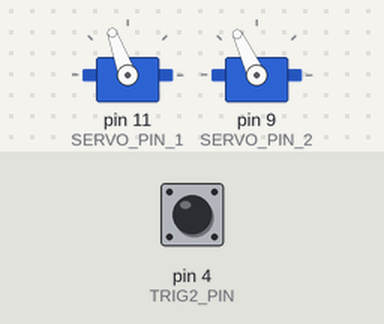
Bench run of a sketch on a simulated Arduino Uno, built with avr-gcc and run on an emulated ATmega328P. On the bench: 2 × servo. Inputs (shaded band) come from the test bench; at power-on: pin 4 (TRIG2_PIN) HIGH. Random numbers use the default seed unless the sketch sets one; what the sketch prints to the serial monitor is not drawn.

Above: at 1.2 s.
1.3 s: pin 4 (TRIG2_PIN) pulled LOW for 0.15 s
At 2.1 s:
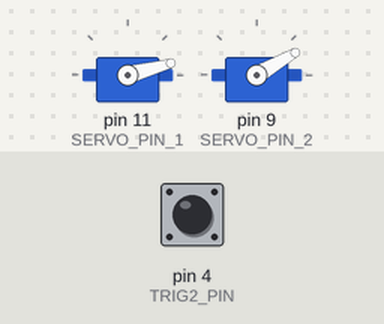
Timing chart, 0 to 10.4 s (numbered marks = the images above; inputs shaded):
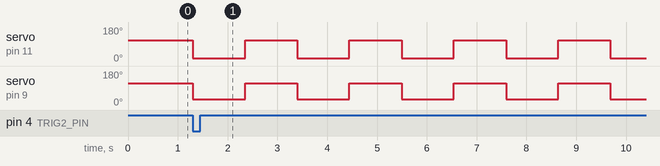

Measured:
- after the input at 1.3 s, servo on pin 11 (SERVO_PIN_1): alternates 110° for 1.0 s and 15° for 1.0 s, starting at once; servo on pin 9 (SERVO_PIN_2): alternates 115° for 1.0 s and 30° for 1.0 s, starting at once

The sketch:

kvak.ino
```cpp
//-------Настройки сервопривода-------------------
#define SERVO_PIN_1 11
#define MIN_POS_1 15 // Минимальная позиция сервопривода
#define MAX_POS_1 110
#define DELAY_1 1047


#define SERVO_PIN_2 9
#define MIN_POS_2 30 // Минимальная позиция сервопривода
#define MAX_POS_2 115 // Максимальная позиция сервопривода
#define DELAY_2 1047

#define TIME_ON 15000

#include <Servo.h>

int Red;

int Delay_Led;

Servo servo1;
Servo servo2;
int Pos;
unsigned long LastOn;
unsigned long LastOn_1;
unsigned long LastOn_2;
boolean flag = 0;
boolean flag_1;
boolean flag_2;
#include "FastLED.h"
//------------------
#define NUM_LEDS 35
#define PIN 5
#define BRIGHTNESS 255
#define MIN_HUE 110
#define MAX_HUE 170
#define MAX_BRIGH 255
#define MIN_BRIGH 200

#define MAX_DIST 80
#define AVER_DIST 40
#define MIN_DIST 20 // Меньше 15 не ставить!!!!!!!!!!!!!!!!!!

#define TRIG1_PIN 3
#define TRIG2_PIN 4
#define TRIG3_PIN 6
#define TRIG4_PIN 7

CRGB leds[NUM_LEDS];

int Dist;
int RanNum;
int Bright;
boolean Trig1;
boolean Trig2;
boolean Trig3;
boolean Trig4;

void setup() {
  servo1.attach(SERVO_PIN_1);
  servo2.attach(SERVO_PIN_2);
  servo1.write(MAX_POS_1);
  servo2.write(MAX_POS_2);
  //Pos = MIN_POS;

  FastLED.addLeds<WS2811, PIN, GRB>(leds, NUM_LEDS).setCorrection( TypicalLEDStrip );
  FastLED.setBrightness(BRIGHTNESS);
  pinMode(PIN, OUTPUT);
  pinMode(TRIG1_PIN, INPUT_PULLUP);
  pinMode(TRIG2_PIN, INPUT_PULLUP);
  pinMode(TRIG3_PIN, INPUT_PULLUP);
  pinMode(TRIG4_PIN, INPUT_PULLUP);
  Serial.begin(9600);

}

void loop()
{
  Trig2 = !digitalRead(TRIG2_PIN);
  //Trig1 = !digitalRead(TRIG1_PIN);
  //Serial.println(Trig2);
  if (Trig2 == 0 && flag == 1) flag = 0;
  if (Trig2 == 1 && flag == 0)
  {
    LastOn = millis();
    flag = 1;
    while (millis() - LastOn < TIME_ON)
    {
      servoOn1(1);
      servoOn2(1);
    }
  }
  //plamyOn(1);
  servoOn1(0);
  servoOn2(0);
  Serial.println(Trig2);
  //servo2.write(35);
  //delay(1000);
  // servo1.write(110);
  //delay(1000);
  //servo2.write(115);
  //delay(1000);
  //servo1.write(25);
  //delay(1000);

}

void loop228() {
  Trig1 = !digitalRead(TRIG1_PIN);
  //Serial.println(Trig1);
  Trig2 = !digitalRead(TRIG2_PIN);
  Serial.println(Trig2);
  // plamyOn(Trig2);
  if (Trig1 == 1)
  {
    servo2.write(30);
    // servo1.write(25);
    delay(1000);
    // servo2.write(100);
    //  servo1.write(110);
    delay(1000);

  }
  else
  {
    servo2.write(100);
    //servo1.write(110);
  }
  /*servo1.write(65);
    servo2.write(20);
    delay(1000);
    servo1.write(160);
    servo2.write(110);
    delay(1000);
  */

}

void plamyOn(int mode)
{
  if (mode == 1)
  {

    for (int i = 0; i < NUM_LEDS; i++)
    {
      Red = random(MIN_HUE, MAX_HUE);
      // Serial.println(Red);
      Bright = random(200, 255);
      leds[i] = CHSV(Red, 255, Bright);
      FastLED.show();
      Delay_Led = random(18, 29);
      delay(Delay_Led);
    }

  }
  else if (mode == 0)
  {
    for (int i = 0; i < NUM_LEDS; i++)
    {
      leds[i] = CHSV(0, 0, 0);
      FastLED.show();
    }

  }
}


void servoOn1(int mode_1) {
  if (mode_1 == 1)
  {
    if (millis() - LastOn_1 > DELAY_1 && flag_1 == 0)
    {
      servo1.write(MIN_POS_1);
      flag_1 = 1;
      LastOn_1 = millis();
      // Serial.println("0011");
    }
    if (millis() - LastOn_1 > DELAY_1 && flag_1 == 1)
    {
      servo1.write(MAX_POS_1);
      flag_1 = 0;
      LastOn_1 = millis();
      //  Serial.println("1111");
    }
  }
  else
  {
    servo1.write(MAX_POS_1);
    flag_1 = 0;
  }
}

void servoOn2(int mode_2) {
  if (mode_2 == 1)
  {


    if (millis() - LastOn_2 > DELAY_2 && flag_2 == 0)
    {
      servo2.write(MIN_POS_2);
      flag_2 = 1;
      LastOn_2 = millis();
      // Serial.println("0022");
    }
    if (millis() - LastOn_2 > DELAY_2 && flag_2 == 1)
    {
      servo2.write(MAX_POS_2);
      flag_2 = 0;
      LastOn_2 = millis();
      // Serial.println("1122");
    }

  }
  else
  {
    servo2.write(MAX_POS_2);
    flag_2 = 0;
  }
}
```
